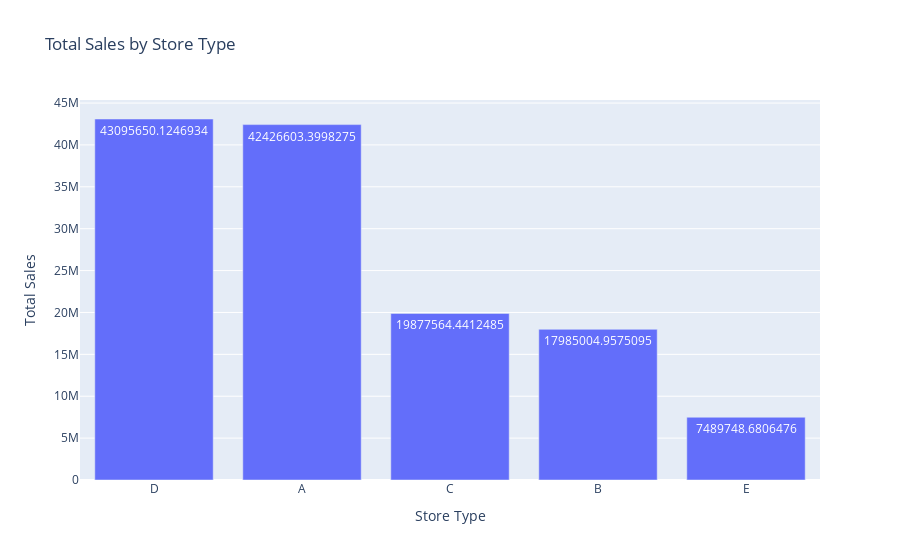

Notebook cell for this chart:
### Markdown cell above
#### Sales by Store type

### Code cell
# Group data by store type and calculate total sales
sales_by_store_type = df.groupby('store_type')['sales'].sum().reset_index()
# Sort the dataframe by total sales in ascending order
sales_by_store_type = sales_by_store_type.sort_values(by='sales', ascending=False)
# Create a bar plot using Plotly Express
fig = px.bar(sales_by_store_type, x='store_type', y='sales', text='sales',
             labels={'sales': 'Total Sales', 'store_type': 'Store Type'},
             title='Total Sales by Store Type',
             category_orders={"store_type": sales_by_store_type['store_type']})
fig.show()

### Figure 1 — Plotly figure (JSON) as saved in the notebook; plotly's stock layout.template omitted (floating-point values rounded to 4 significant figures)
{"data": [{"alignmentgroup": "True", "hovertemplate": "Store Type=%{x}<br>Total Sales=%{text}<extra></extra>", "legendgroup": "", "marker": {"color": "#636efa", "pattern": {"shape": ""}}, "name": "", "offsetgroup": "", "orientation": "v", "showlegend": false, "text": [43100000.0, 42430000.0, 19880000.0, 17990000.0, 7490000.0], "textposition": "auto", "type": "bar", "x": ["D", "A", "C", "B", "E"], "xaxis": "x", "y": [43100000.0, 42430000.0, 19880000.0, 17990000.0, 7490000.0], "yaxis": "y"}], "layout": {"barmode": "relative", "legend": {"tracegroupgap": 0}, "title": {"text": "Total Sales by Store Type"}, "xaxis": {"anchor": "y", "categoryarray": ["D", "A", "C", "B", "E"], "categoryorder": "array", "domain": [0, 1], "title": {"text": "Store Type"}}, "yaxis": {"anchor": "x", "domain": [0, 1], "title": {"text": "Total Sales"}}}}
